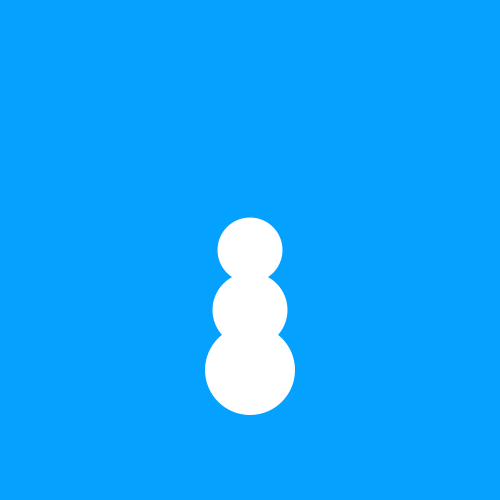
Frame 1 (no input)
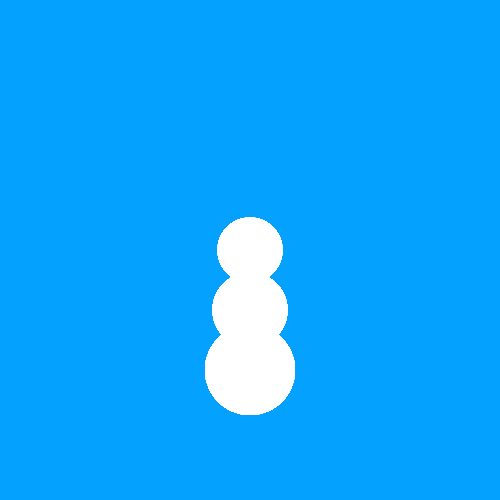
Frame 60 (the mouse pressed at the canvas centre just before this capture)
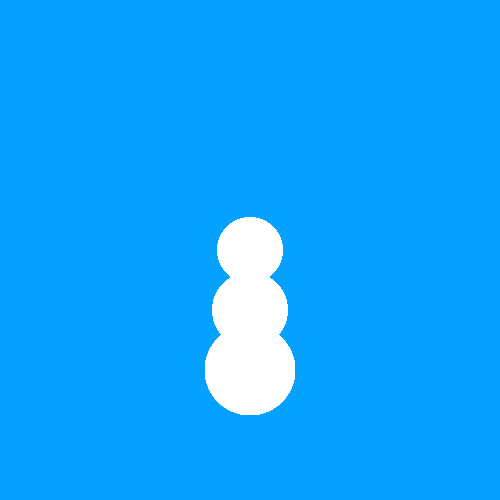
Frame 120 (the mouse held since frame 60 and released just before this capture)

The Processing sketch that drew these frames (run headless with seeded random() and noise(); from frame 60 on, the mouse is pressed at the canvas centre):

// Processing sketch: snowman
// ── snowman.pde
int x, y;
void setup(){
background(5, 161, 255);
size(500, 500);
}

void draw(){
    noStroke();
    ellipse(x+250, y+250, 65,65);
    ellipse(x+250, y+310, 75-y, 75-y);
    ellipse(250, 370, 90, 90);
    
}
